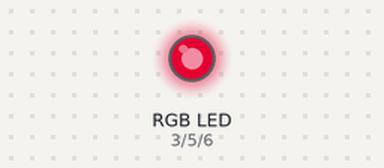
A sketch run on a simulated Arduino Uno, built with avr-gcc and run on an emulated ATmega328P. On the bench: an RGB LED mixed from three pins (HIGH = lit). Dim RGB values are drawn brighter than linear; random numbers use the default seed unless the sketch sets one.

Above: at 0.1 s.
At 4.9 s:
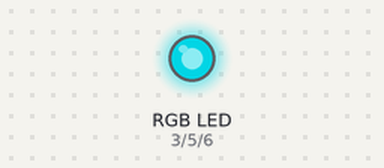
At 10.11 s:
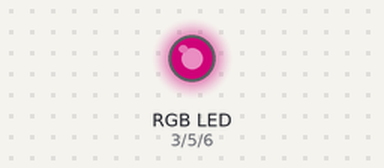
At 19.92 s:
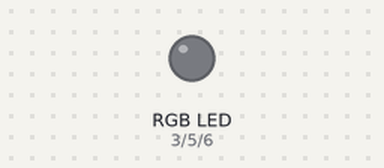
At 28.13 s:
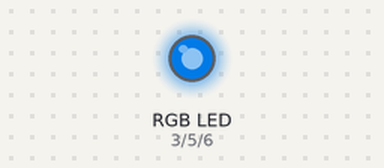
At 39.74 s:
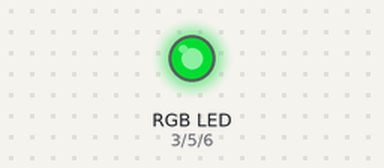
Timing chart, 0 to 40.0 s (numbered marks = the images above):
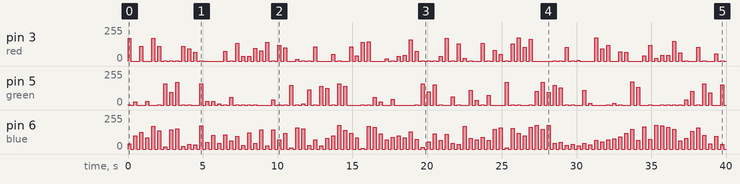

Measured:
- by itself, pin 5 (green): 0/255 → 1/255 at 0.00 s, → 0/255 0.20 s later, → 24/255 0.20 s later, → 0/255 0.20 s later, … (154 changes in this stretch)
- by itself, pin 6 (blue): 0/255 → 38/255 at 0.00 s, → 0/255 0.20 s later, → 98/255 0.20 s later, → 0/255 0.20 s later, … (200 changes in this stretch)
- by itself, pin 3 (red): 0/255 → 169/255 at 0.00 s, → 0/255 0.20 s later, → 109/255 0.60 s later, → 0/255 0.20 s later, … (156 changes in this stretch)

The sketch:

Strobe.ino
```cpp
//Output Pins
int red = 3;
int green = 5;
int blue = 6;


void setup()  {
}

void loop()  {
  //Insert functions from below here
  //example:
  //FlashRed(30,50);
  //StrobeRedGreenBlue(140,80);
  //StrobeRedGreenBlue(100, BPMtoMilliseconds(128));
  //StrobeRedGreenBlue(175, 400);
  //FlashAllRandomColor(200);
  FlashSomeRandomColor(200);

}

//Strobes Red
void FlashRed(int strength,int duration)
{
  //strength is safe at values of 0-180
  //duration is in milliseconds
  analogWrite(red,strength);
  delay(duration);
  analogWrite(red,0);
  delay(duration);
}

//Strobes Green
void FlashGreen(int strength,int duration)
{
  //strength is safe at values of 0-180
  //duration is in milliseconds
  analogWrite(green,strength);
  delay(duration);
  analogWrite(green,0);
  delay(duration);
}

//Strobes Blue
void FlashBlue(int strength,int duration)
{
  //strength is safe at values of 0-180
  //duration is in milliseconds
  analogWrite(blue,strength);
  delay(duration);
  analogWrite(blue,0);
  delay(duration);
}

//Strobes Red, Green, Blue in that order
void StrobeRedGreenBlue(int strength, int duration)
{
  FlashRed(strength,duration);
  FlashGreen(strength,duration);
  FlashBlue(strength,duration);
}

//Uses all three lights equally
void FlashAllRandomColor(int duration) //Uses All Three lights
{
  //duration is in milliseconds
  analogWrite(red,random(0,180));
  analogWrite(green, random(0,180));
  analogWrite(blue, random(0,180));
  delay(duration);
  analogWrite(red,0);
  analogWrite(green, 0);
  analogWrite(blue, 0);
  delay(duration);
}

//Uses only two lights dominantly at a time so you get more saturated colors
void FlashSomeRandomColor(int duration)
{
  //duration is in milliseconds
  int restrict = random(1,3); //Chooses which color to NOT use
  if(restrict==3)
  {
    //restrict = 3 -> NO BLUE
    analogWrite(red,random(0,180));
    analogWrite(green, random(0,180));
    analogWrite(blue, random(0,2));
  }
  if(restrict==2)
  {
    //restrict = 2 -> NO GREEN
    analogWrite(red,random(0,180));
    analogWrite(green, random(0,2));
    analogWrite(blue, random(0,180));
  }
  if(restrict==1)
  {
    //restrict = 1 -> NO RED
    analogWrite(red, random(0,2));
    analogWrite(green, random(0,180));
    analogWrite(blue, random(0,180));
  }
  //Reset the lights
  delay(duration);
  analogWrite(red,0);
  analogWrite(green, 0);
  analogWrite(blue, 0);
  delay(duration);
}
//Flash in any specific color
void FlashColor(int redStrength, int greenStrength, int blueStrength, int duration)
{
  //strength is safe at values of 0-180
  //duration is in milliseconds
  analogWrite(red,redStrength);
  analogWrite(green, greenStrength);
  analogWrite(blue, blueStrength);
  delay(duration);
  analogWrite(red,0);
  analogWrite(green, 0);
  analogWrite(blue, 0);
  delay(duration);

}
void flow(int redOffset, int blueOffset, int greenOffset)
{

}
int BPMtoMilliseconds(int BPM) //DOESNT WORK
{
  return (60*1000/BPM);
}
```
